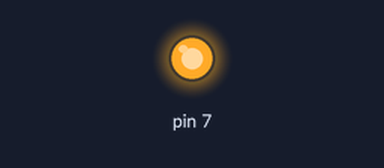
This sketch was run on a simulated Arduino Uno, built with avr-gcc and run on an emulated ATmega328P. On the bench: output pins drawn as LEDs (lit = HIGH).

Above: at 1.2 s.
At 5.0 s:
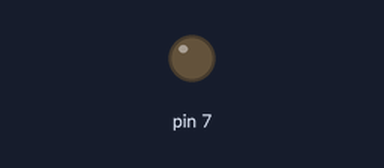
Timing chart, 0 to 9.8 s (numbered marks = the images above):
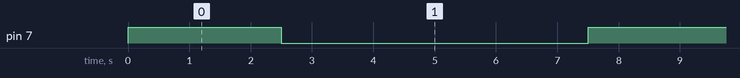

The sketch:

Relay.ino
```cpp
void setup() {
  pinMode(7, OUTPUT);
}

void loop() {
  digitalWrite(7, HIGH);
  delay(2500); //2.5 s = 2500 ms
  digitalWrite(7, LOW);
  delay(5000);
}
```

Measured:
- by itself, pin 7: alternates HIGH for 2.5 s and LOW for 5.0 s
